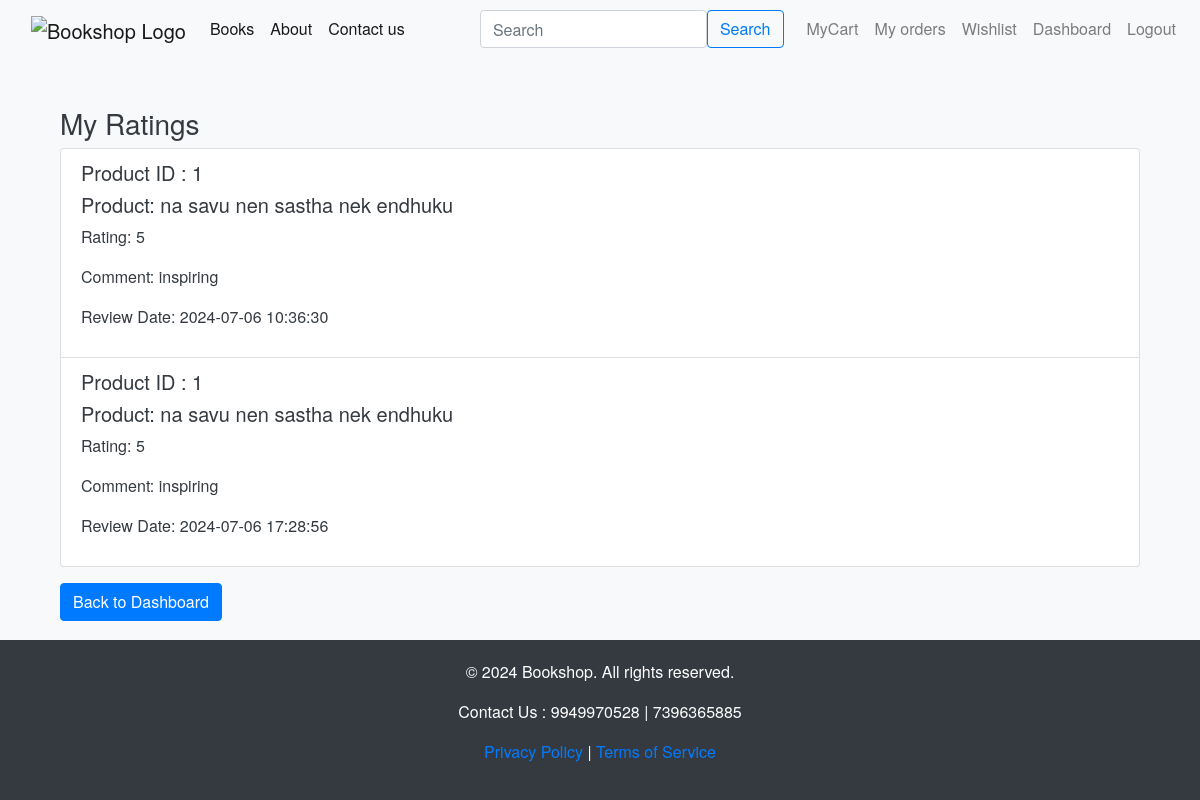
/dashboard/my_ratings (signed in), run on an earlier commit of the app's database.
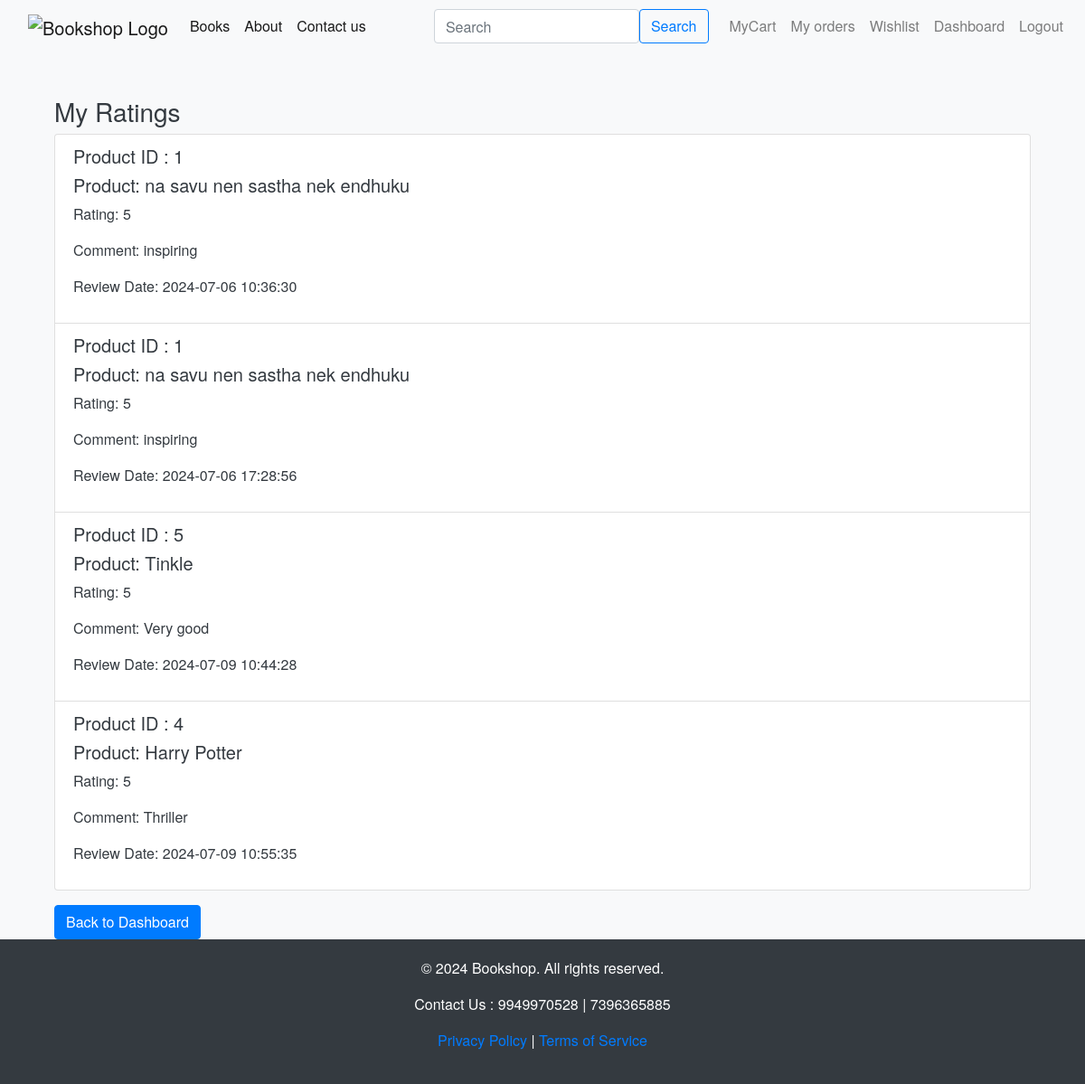
And on a later commit of the database.
### app.py (models this page shows)
class Reviews(db.Model):
    __tablename__='reviews'
    ReviewID= db.Column(db.Integer, primary_key=True)
    ProductID= db.Column(db.Integer,db.ForeignKey('products.ProductID'), nullable=False)
    UserID= db.Column(db.Integer,db.ForeignKey('users.UserID'), nullable=False)
    Rating= db.Column(db.Integer, nullable=False)
    Comment= db.Column(db.String(500), nullable=False)
    ReviewDate= db.Column(db.DateTime, nullable=False)

class Products(db.Model):
    __tablename__ = 'products'
    ProductID = db.Column(db.Integer, primary_key=True)
    ProductName= db.Column(db.String(50), nullable=False)
    Author= db.Column(db.String(30), nullable=False)
    Description= db.Column(db.String(100), nullable=False)
    Price= db.Column(db.Integer, nullable=False)
    StockQuantity= db.Column(db.Integer,nullable=False)
    CategoryID= db.Column(db.Integer,db.ForeignKey('categories.CategoryID'), nullable=False )
    MerchantID = db.Column(db.Integer, db.ForeignKey('users.UserID'), nullable=False)
    ProductImage = db.Column(db.String(100), nullable=False)

### app.py (the view)
@app.route('/dashboard/my_ratings')
def my_ratings():
    if 'user_id' not in session:
        flash('Please log in first!', 'danger')
        return redirect(url_for('login'))
    user_id = session['user_id']
    merchant_products = Products.query.filter_by(MerchantID=user_id).all()
    product_ids = [product.ProductID for product in merchant_products]
    reviews = Reviews.query.filter(Reviews.ProductID.in_(product_ids)).all()
    product_details = {product.ProductID: product.ProductName for product in merchant_products}
    return render_template('my_ratings.html', reviews=reviews, product_details=product_details)

### templates/my_ratings.html
{% extends 'base.html' %}
{% block body %}
<div class="container mt-5">
    <h3>My Ratings</h3>
    {% if reviews %}
    <ul class="list-group">
        {% for review in reviews %}
        <li class="list-group-item">
            <h5>Product ID : {{review.ProductID}}</h5>
            <h5>Product: {{ product_details[review.ProductID] }}</h5>
            <p>Rating: {{ review.Rating }}</p>
            <p>Comment: {{ review.Comment }}</p>
            <p>Review Date: {{ review.ReviewDate.strftime('%Y-%m-%d %H:%M:%S') }}</p>
        </li>
        {% endfor %}
    </ul>
    {% else %}
    <p>No ratings found for your products.</p>
    {% endif %}
    <a href="{{ url_for('dashboard') }}" class="btn btn-primary mt-3">Back to Dashboard</a>
</div>
{% endblock body %}

### templates/base.html (shortened to what this page needs)
<!doctype html>
<html lang="en">
<head>
    <link rel="stylesheet" href="https://cdn.jsdelivr.net/npm/bootstrap@4.4.1/dist/css/bootstrap.min.css"
>
    <link href="https://cdn.jsdelivr.net/npm/bootstrap-icons/font/bootstrap-icons.css" rel="stylesheet">
</head>
<body>
    <header>
        <nav class="navbar navbar-expand-lg navbar-light bg-light ">
            <div class="container">
                <a class="navbar-brand" href="/"><img src="{{ url_for('static', filename='logo1.jpeg') }}" alt="Bookshop Logo"></a>
                <div id="navbar" class="navbar-collapse collapse">
                    <ul class="navbar-nav mr-auto">
                        <li class="nav-item">
                            <a class="nav-link active" href="{{url_for('books')}}">Books</a>
                        </li>
                        <li class="nav-item">
                            <a class="nav-link active" href="/about">About</a>
                        </li>
                        <li class="nav-item">
                            <a class="nav-link active" href="/contactus">Contact us</a>
                        </li>
                    </ul>
                    <form class="d-flex justify-content-center" method="GET" action="{{ url_for('search') }}">
                        <input class="form-control me-2" type="search" name="query" placeholder="Search"
                            aria-label="Search">
                        <button class="btn btn-outline-primary" type="submit">Search</button>
                    </form>
                </div>
            </div>
            <ul class="navbar-nav ml-auto">
                {% if 'user_id' in session %}
                <li class="nav-item">
                    <a class="nav-link" href="{{ url_for('mycart') }}">MyCart</a>
                </li>
                <li class="nav-item">
                    <a class="nav-link" href="{{ url_for('orders') }}">My orders</a>
                </li>
                <li class="nav-item">
                    <a class="nav-link" href="{{ url_for('wishlist') }}">Wishlist</a>
                </li>
                <li class="nav-item">
                    <a class="nav-link" href="{{ url_for('dashboard') }}">Dashboard</a>
                </li>
                <li class="nav-item">
                    <a class="nav-link" href="{{ url_for('logout') }}">Logout</a>
                </li>
                {% else %}
                <li class="nav-item">
                    <a href="/login"> <button type="button" class="btn btn-light">Login/Signin</button></a>
                </li>
                {% endif %}
            </ul>
        </nav>
    </header>
    <div class="container">
        {% block body %}
        {% endblock body %}
    </div>
    <footer>
        <div class="container">
            <p>&copy; 2024 Bookshop. All rights reserved.</p>
            <p>Contact Us : 9949970528 | 7396365885</p>
            <p><a href="/privacy-policy">Privacy Policy</a> | <a href="/terms-of-service">Terms of Service</a></p>
        </div>
    </footer>
</body>
</html>

### templates/base.html (style rules this page uses)
body { background-color: #f8f9fa; color: #343a40; font-family: 'Helvetica Neue', Helvetica, Arial, sans-serif; display: flex; flex-direction: column; min-height: 100vh; margin: 0; }
.navbar-brand img { max-height: 40px; }
.btn-primary { background-color: #007bff; border-color: #007bff; }
.container { flex: 1; }
footer { background-color: #343a40; color: white; padding: 20px 0; text-align: center; }

What changed in the data, as far as the page shows it:
added Reviews: ProductID "5", ProductID.ProductName "Tinkle", Rating "5", Comment "Very good", ReviewDate "2024-07-09 10:44:28"
added Reviews: ProductID "4", ProductID.ProductName "Harry Potter", Rating "5", Comment "Thriller", ReviewDate "2024-07-09 10:55:35"
